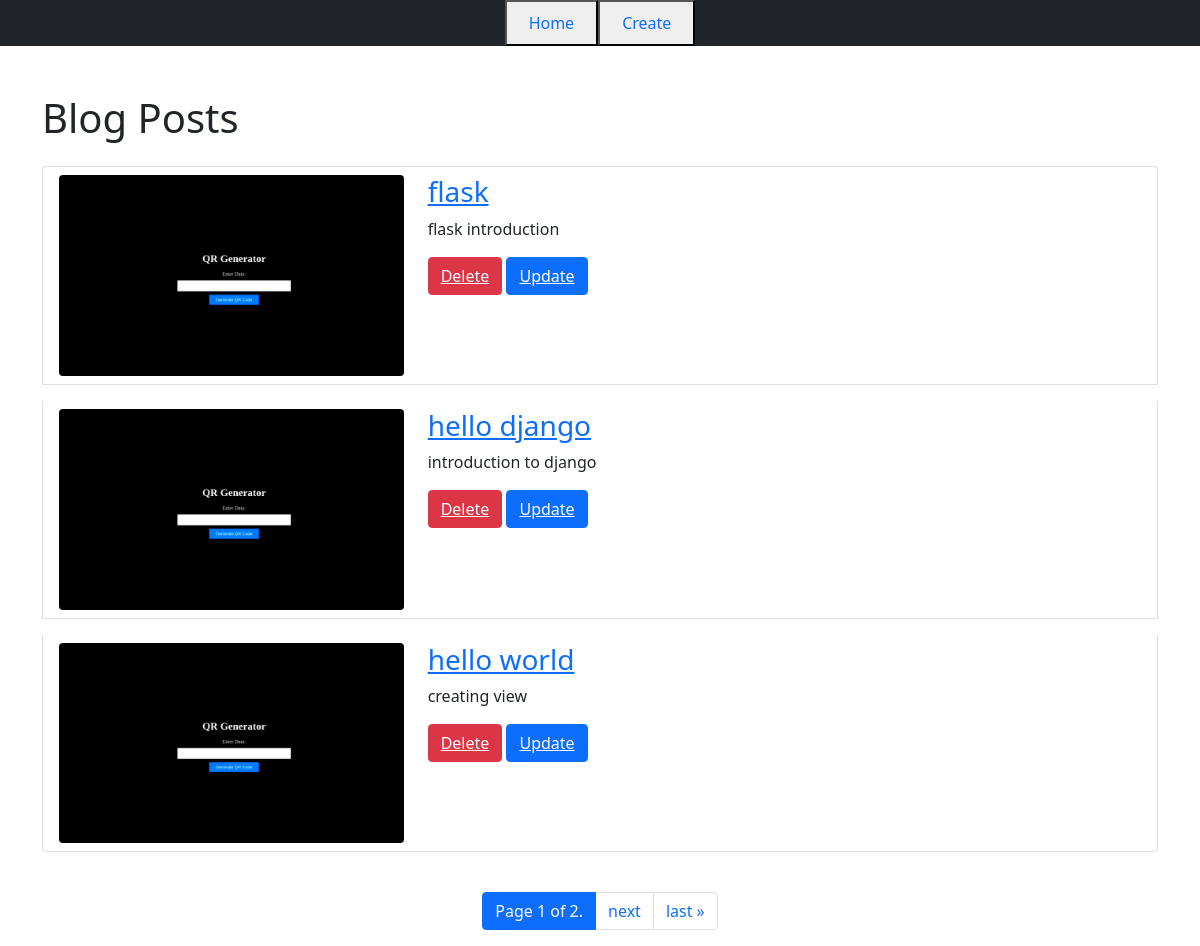
Page /home (signed in) on the earlier database version.
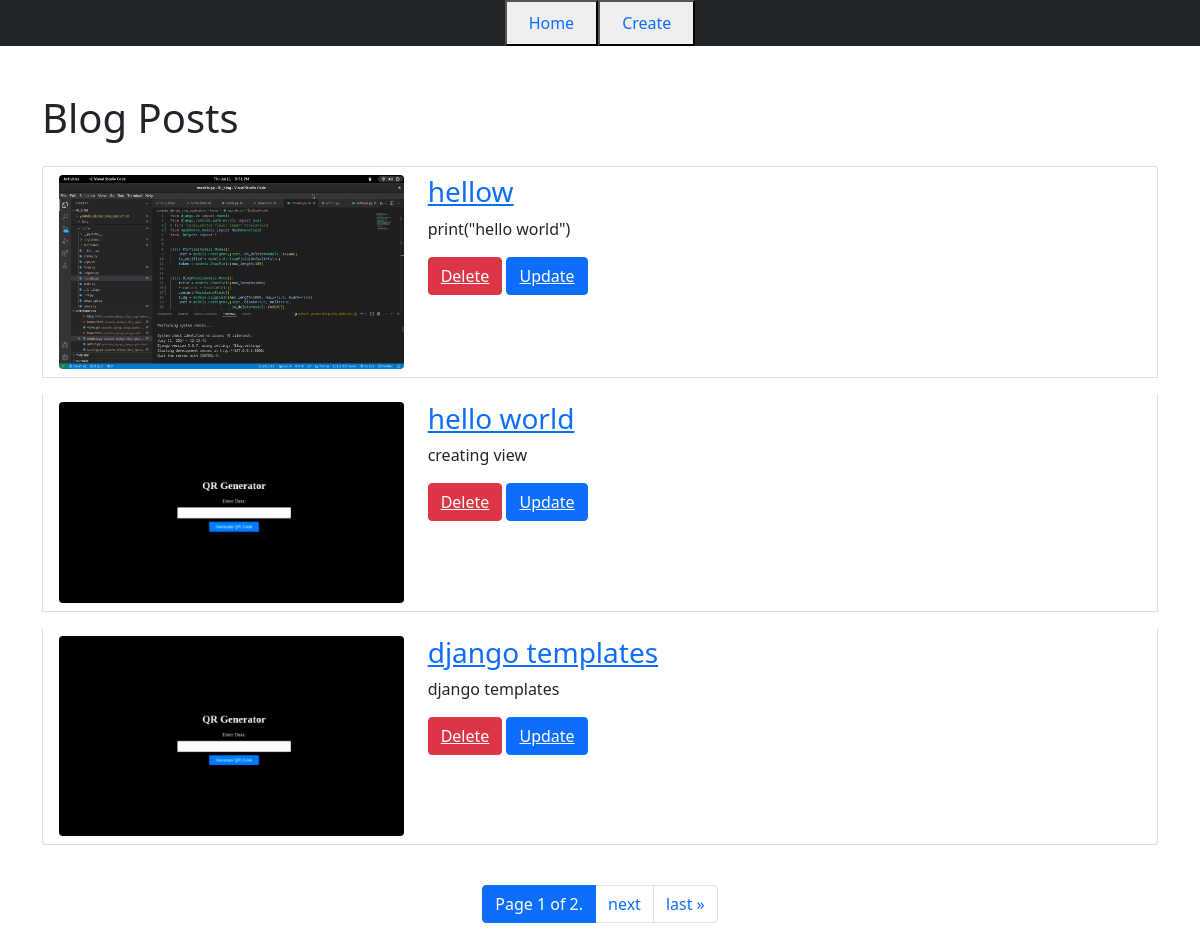
Same page on the later database version.
### blog_app/models.py (models this page shows, shortened)
class Post(models.Model):
    title = models.CharField(max_length=200)
    content = models.TextField(max_length=1000)
    author = models.ForeignKey(User, on_delete=models.CASCADE)
    categories = models.ManyToManyField(Category, related_name='posts')
    created_at = models.DateTimeField(auto_now_add=True)
    updated_at = models.DateTimeField(auto_now=True)
    image = models.ImageField(upload_to='post_images/', null=True, blank=True)

### blog_app/views.py (the view)
# urls.py: 2. Add a URL to urlpatterns:  path('', Home.as_view(), name='home')
class Home(LoginRequiredMixin, ListView):
    model = Post
    context_object_name = 'posts'
    template_name = "blog_app/blogs.html"
    paginate_by = 3
    ordering = ['-created_at']  # Replace 'created_at' with the field you want to order by

### blog_app/templates/blog_app/blogs.html (shortened to what this page needs)
{% extends 'base.html' %}
{% load static %}
{% block content %}
<div class="container mt-5">
    <h1 class="mb-4">Blog Posts</h1>
    <ul class="list-group">
        {% for post in posts %}
        <li class="list-group-item mb-3">
            <div class="row">
                <div class="col-md-4">
                    <img src="{{ post.image.url }}" alt="{{ post.title }}" class="img-fluid rounded">
                </div>
                <div class="col-md-8">
                    <h3><a href="{% url 'post_detail' post.pk %}">{{ post.title }}</a></h3>
                    <p>{{ post.content|truncatewords:30 }}</p>
                    <div class="mt-3">
                        <button type="button" class="btn btn-danger mr-2">
                            <a href="{% url 'post_delete' post.pk %}" class="text-white">Delete</a>
                        </button>
                        <button type="button" class="btn btn-primary mr-2">
                            <a href="{% url 'post_update' post.pk %}" class="text-white">Update</a>
                        </button>
                    </div>
                </div>
            </div>
        </li>
        {% endfor %}
    </ul>
    <nav aria-label="Page navigation">
        <ul class="pagination justify-content-center mt-4">
            <li class="page-item active">
                <span class="page-link">
                    Page {{ page_obj.number }} of {{ page_obj.paginator.num_pages }}.
                </span>
            </li>
            {% if page_obj.has_next %}
            <li class="page-item">
                <a class="page-link" href="?page={{ page_obj.next_page_number }}">next</a>
            </li>
            <li class="page-item">
                <a class="page-link" href="?page={{ page_obj.paginator.num_pages }}">last &raquo;</a>
            </li>
            {% endif %}
        </ul>
    </nav>
</div>
{% endblock content %}

### templates/base.html (shortened to what this page needs)
<!doctype html>
<html lang="en">
<head>
    <link href="https://cdn.jsdelivr.net/npm/bootstrap@5.0.2/dist/css/bootstrap.min.css" rel="stylesheet">
</head>
<body>
  <ul class="nav justify-content-center navbar-dark bg-dark">
    <li class="nav-item">
    <button type="button">
      <a class="nav-link active" aria-current="page" href="{% url 'Home' %}">Home</a>
    </button>
    </li>
    <li class="nav-item">
      <button>
      <a class="nav-link" href="{% url 'post_create' %}">Create</a>
    </button>
    </li>
  </ul>
    {% block content %}{% endblock content %}
</body>
</html>

Differences in the rows shown:
removed Post: image (picture), title "flask", content "flask introduction"
removed Post: image (picture), title "hello django", content "introduction to django"
added Post: image (picture), title "hellow", content "print(\"hello world\")"
now on this page (row unchanged): Post: image (picture), title "django templates", content "django templates"
